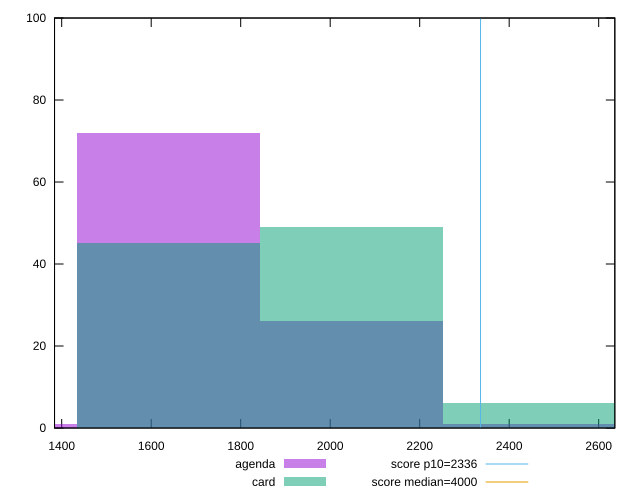

Source code (gnuplot):
reset

$agenda <<EOF
2047.7054256964825 26
1638.164340557186 72
1228.6232554178896 1
2457.246510835779 1
EOF

$card <<EOF
2047.7054256964825 49
1638.164340557186 45
2457.246510835779 6
EOF

set key outside below
set boxwidth 409.5410851392965
set xrange [1383.998:2636.062]
set yrange [0:100]
set trange [0:100]
set style fill transparent solid 0.5 noborder

set parametric
set terminal svg size 640, 500 enhanced background rgb 'white'
set output "reports/report_00028_2021-02-24T12-49-42.674Z/first-meaningful-paint/comparison/histogram/1_vs_2.svg"

plot $agenda title "agenda" with boxes, \
     $card title "card" with boxes, \
     2336,t title "score p10=2336", \
     4000,t title "score median=4000"

reset
